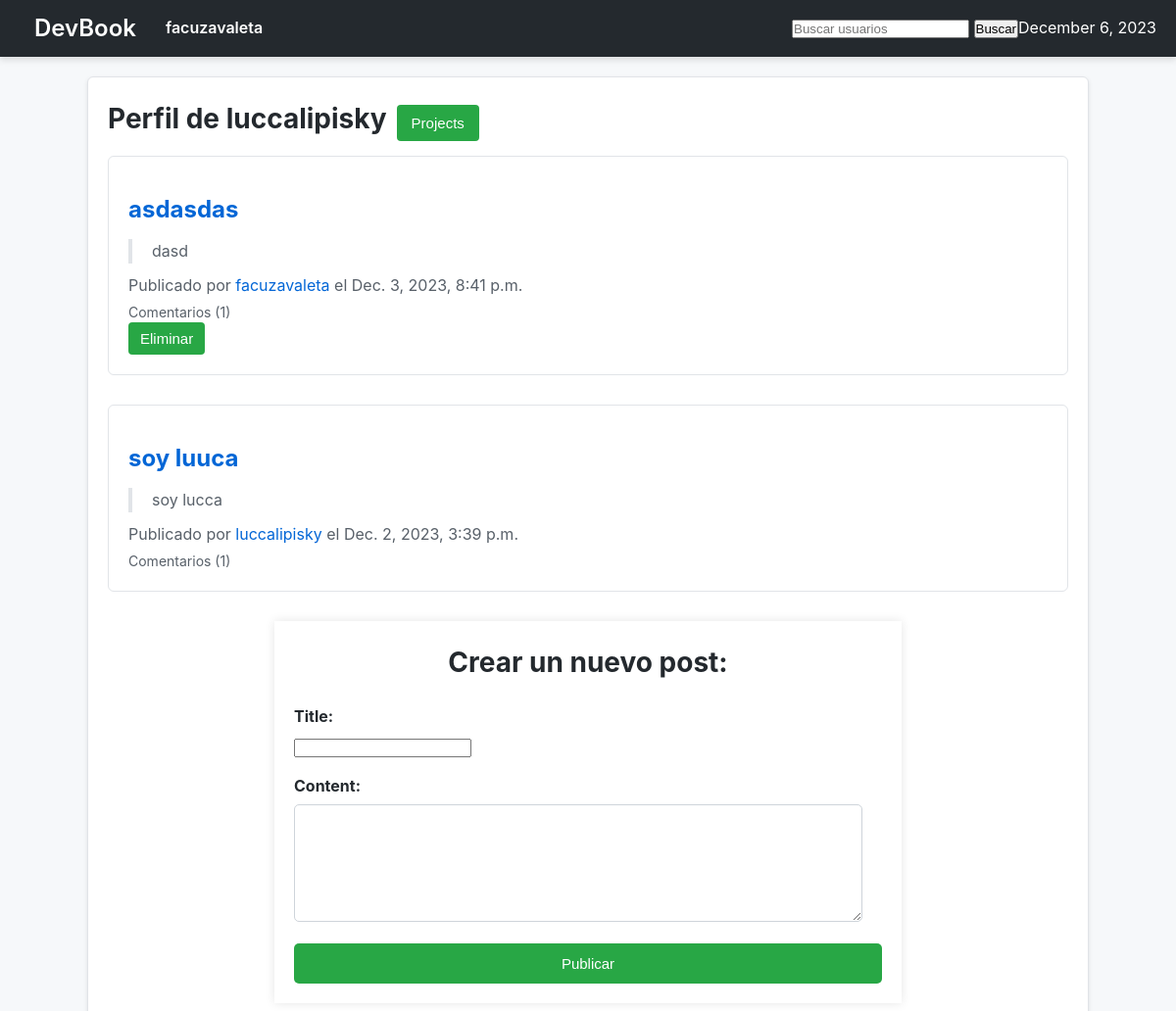
The page /luccalipisky/ (signed in) on the database as committed earlier.
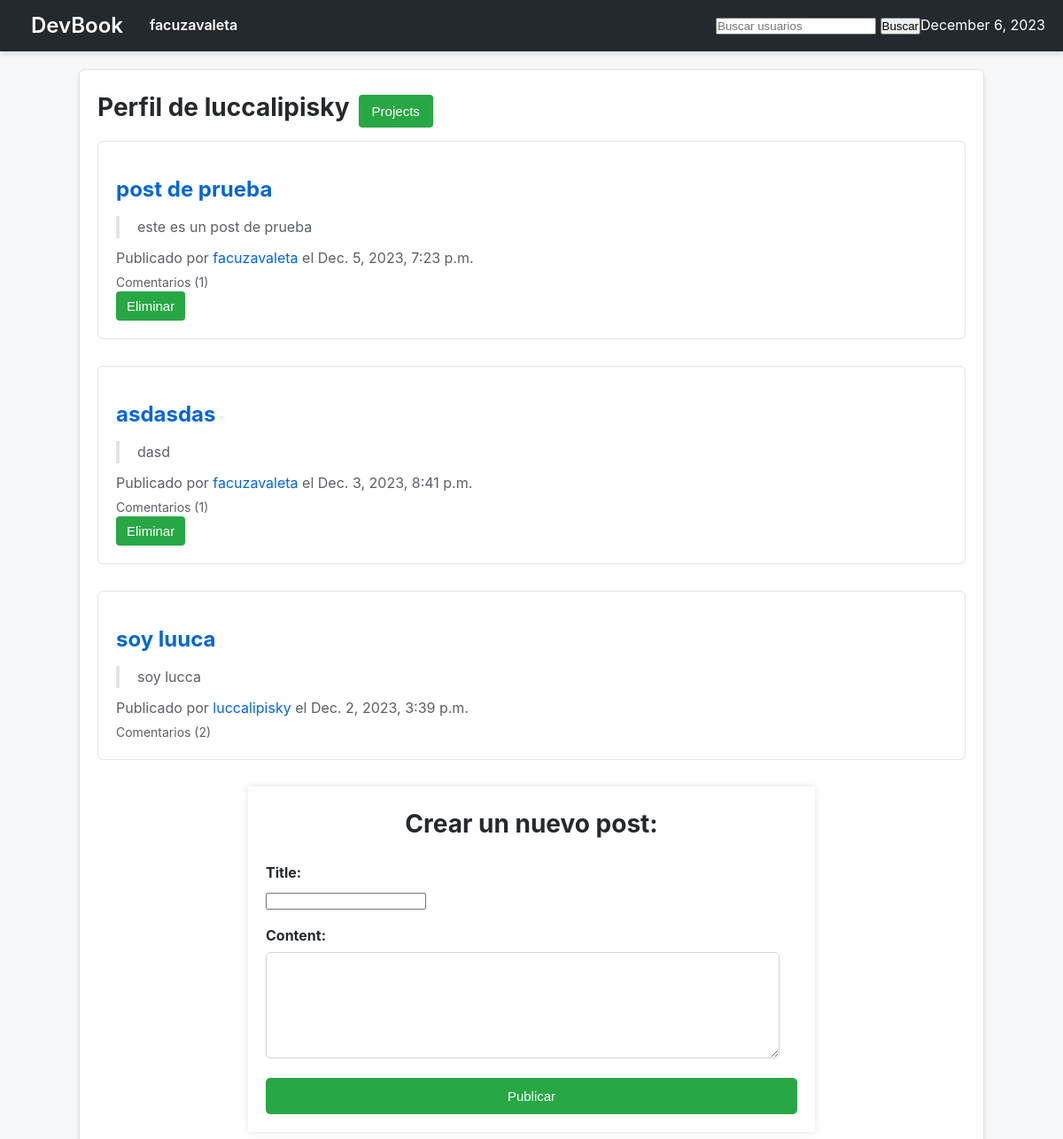
The same page on the database as committed later.
### users/models.py (models this page shows, shortened)
class CustomUser(AbstractUser):
    email = models.EmailField(unique=True)
    bio = models.TextField(max_length=500, blank=True)
    image = models.ImageField(upload_to='profile_images/', null=True, blank=True)

### posts/models.py (models this page shows, shortened)
class Post(models.Model):
    title = models.CharField(max_length=255)
    content = models.TextField()
    profile_owner = models.ForeignKey(CustomUser, related_name='profile_owner', on_delete=models.CASCADE)
    posted_by = models.ForeignKey(CustomUser, related_name='posted_by', on_delete=models.CASCADE)
    created_at = models.DateTimeField(auto_now_add=True)

### users/views.py (the view, shortened to what this page needs)
# urls.py: path('<str:username>/', home_view, name='home'),
@login_required
def home_view(request, username):
    user_profile = get_object_or_404(CustomUser, username=username)
    user_posts = Post.objects.filter(profile_owner=user_profile).order_by('-created_at')
    post_form = PostForm()
    return render(request, 'users/home.html', {'username': username, 'user_posts': user_posts, 'post_form': post_form})

### posts/forms.py
class PostForm(forms.ModelForm):
    class Meta:
        model = Post
        fields = ['title', 'content']

### devbook/context_processors.py (called while the page is built)
def current_datetime(request):
    return {'current_datetime': datetime.now()}

### users/templates/users/home.html (shortened to what this page needs)
{% extends 'base.html' %}
{% load static %}
{% block page_content %}
<section>
    <div class="profile_welcome">
    <h2>Perfil de {{ username }}</h2><a href="{% url 'projects_index' username=username %}"><button class="projects-btn">Projects</button></a>
    </div>
</section>
<section id="post-list">
    {% for post in user_posts %}
        <article class="post">
            <h3><a href="{% url 'post_detail' username=post.profile_owner.username post_id=post.id %}">{{ post.title }}</a></h3>
            <blockquote>{{ post.content }}</blockquote>
            <p class="post-meta">
                Publicado por <a href="{% url 'home' username=post.posted_by.username %}">{{ post.posted_by.username }}</a> el {{ post.created_at }}
            </p>
            <p class="comment-count">Comentarios ({{ post.comment_set.count }})</p>
            {% if post.posted_by == request.user or post.profile_owner == request.user %}
                <form action="{% url 'delete_post' username=post.posted_by.username post_id=post.id %}" method="post" class="delete-post-form">
                    <button type="submit" class="delete-post-btn">Eliminar</button>
                </form>
            {% endif %}
        </article>
    {% endfor %}
</section>
<section id="new-post-form">
    <h2>Crear un nuevo post:</h2>
    <form method="post" action="" class="post-form">
        <div class="form-group">
            <label for="id_title">Title:</label>
            {{ post_form.title }}
        </div>
        <div class="form-group">
            <label for="id_content">Content:</label>
            {{ post_form.content }}
        </div>
        <button type="submit" class="post-btn">Publicar</button>
    </form>
</section>
{% endblock %}

### devbook/templates/base.html (shortened to what this page needs)
<!DOCTYPE html>
<html lang="en">
<head>
    {% load static %}
    <link rel="stylesheet" href="{% static 'css/styles.css' %}">
</head>
<body>
    <nav>
        <div>
            <h1><a href="{% url 'landing' %}">DevBook</a></h1>
            {% if user.is_authenticated %}
                <a href="{% url 'home' username=user.username %}">{{ user.username }}</a>
            {% endif %}
            <form method="get" action="{% url 'user_search' %}">
                <input type="text" name="q" placeholder="Buscar usuarios">
                <button type="submit">Buscar</button>
            </form>
            <p>{{ current_datetime|date:"F j, Y" }}</p>
        </div>
    </nav>
    <div class="container">
        {% block page_content %}
        {% endblock %}
    </div>
</body>
</html>

### static/css/styles.css (style rules this page uses)
body, h1, h2, h3, p, a, button, form, input { margin: 0; padding: 0; box-sizing: border-box; }
body { font-family: -apple-system, BlinkMacSystemFont, 'Segoe UI', Roboto, 'Helvetica Neue', Arial, sans-serif; background-color: #f6f8fa; color: #24292e; line-height: 1.6; }
nav { background-color: #24292e; color: #ffffff; padding: 10px 20px; box-shadow: 0 4px 6px rgba(0, 0, 0, 0.1); }
nav div { display: flex; justify-content: space-between; align-items: center; }
nav div a { color: #ffffff; text-decoration: none; margin: 0 15px; font-weight: 600; }
nav div form { margin-left: auto; }
.container { max-width: 980px; margin: 20px auto; background-color: #ffffff; padding: 20px; border: 1px solid #e1e4e8; border-radius: 6px; box-shadow: 0 2px 4px rgba(0, 0, 0, 0.1); }
.container h2 { font-size: 28px; margin-bottom: 15px; color: #24292e; }
.container h3 { font-size: 24px; color: #0366d6; margin-top: 15px; margin-bottom: 10px; }
.container blockquote { margin: 10px 0; padding: 0 0 0 20px; border-left: 4px solid #e1e4e8; color: #586069; }
.container p { color: #586069; line-height: 1.5; }
.container a { color: #0366d6; text-decoration: none; }
.container button { background-color: #28a745; color: #ffffff; padding: 10px 15px; border: none; border-radius: 4px; cursor: pointer; font-size: 15px; transition: background-color 0.3s ease; }
.container form { margin-top: 20px; }
.container button[type="submit"] { transition: background-color 0.3s ease; }
.profile_welcome h2 { display: inline-block; margin-right: 10px; }
.profile_welcome .projects-btn { background-color: #28a745; color: #ffffff; border: none; cursor: pointer; }
#post-list .post { margin-bottom: 30px; padding: 20px; border: 1px solid #e1e4e8; border-radius: 6px; background-color: #ffffff; }
#post-list .post h3 { font-size: 24px; margin-bottom: 10px; color: #0366d6; }
#post-list .comment-count { margin-top: 5px; font-size: 14px; }
#post-list .delete-post-form { display: inline; }
#post-list .delete-post-btn { background-color: #28a745; color: #ffffff; padding: 8px 12px; border: none; border-radius: 4px; cursor: pointer; }
#new-post-form { max-width: 600px; margin: auto; padding: 20px; box-shadow: 0 0 10px rgba(0, 0, 0, 0.1); }
#new-post-form h2 { text-align: center; margin-bottom: 20px; }
#new-post-form .post-form { display: flex; flex-direction: column; }
#new-post-form .form-group { margin-bottom: 15px; }
#new-post-form .form-group label { display: block; margin-bottom: 5px; font-weight: bold; }
#new-post-form .post-form textarea { height: 120px; padding: 10px; border: 1px solid #ced4da; border-radius: 5px; width: calc(100% - 20px); box-sizing: border-box; background-color: #fff; transition: border-color 0.3s ease; }
#new-post-form .post-btn { background-color: #28a745; color: #ffffff; padding: 12px 18px; border: none; border-radius: 5px; cursor: pointer; transition: background-color 0.3s ease; }

Rows that differ between the two databases and show on the page:
added Post: title "post de prueba", content "este es un post de prueba", posted_by.username "facuzavaleta", created_at "Dec. 5, 2023, 7:23 p.m.", comment_set.count "1", shows "Eliminar"
computed for Post "soy luuca": comment_set.count "1" → "2"
